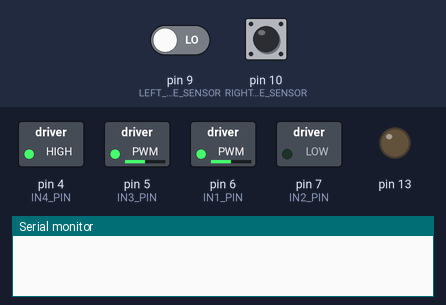
This sketch was run on a simulated Arduino Uno, built with avr-gcc and run on an emulated ATmega328P. On the bench: switched loads named in the sketch (green lamp = pin HIGH), output pins drawn as LEDs (lit = HIGH), the last lines printed to the serial monitor. Inputs (shaded band) come from the test bench; at power-on: pin 9 (LEFT_LINE_SENSOR) LOW, pin 10 (RIGHT_LINE_SENSOR) LOW.

Above: at 1.2 s.
1.3 s: pin 9 (LEFT_LINE_SENSOR) driven HIGH
At 2.3 s:
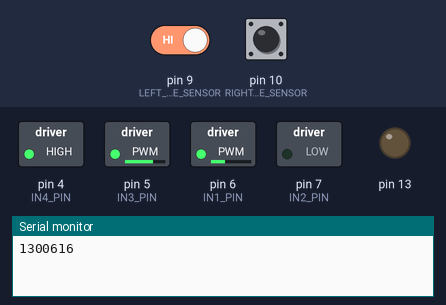
2.8 s: pin 10 (RIGHT_LINE_SENSOR) driven HIGH
At 3.4 s:
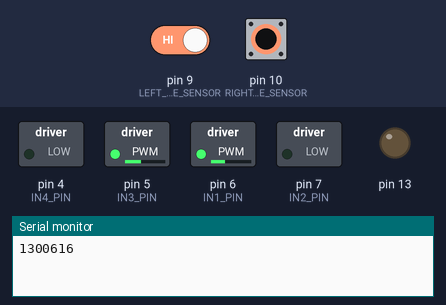
4.3 s: pin 10 (RIGHT_LINE_SENSOR) driven LOW
At 5.5 s:
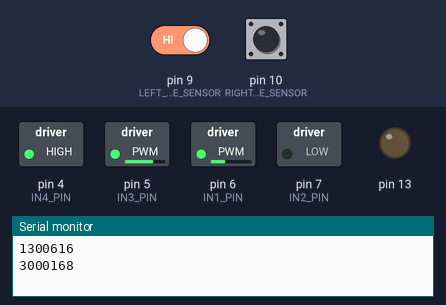
5.8 s: pin 9 (LEFT_LINE_SENSOR) driven LOW
At 6.9 s:
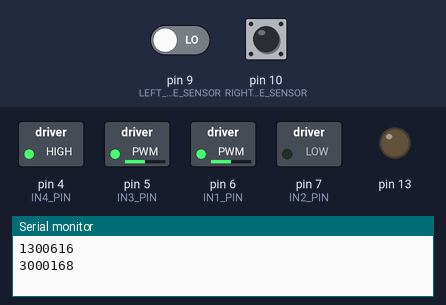
7.3 s: pin 9 (LEFT_LINE_SENSOR) driven HIGH and pin 10 (RIGHT_LINE_SENSOR) driven HIGH
At 8.0 s:
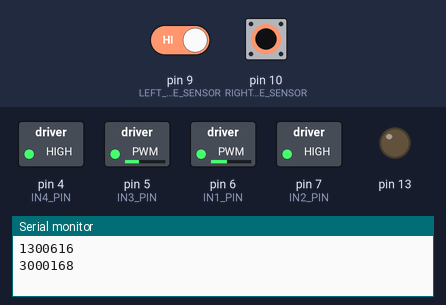
8.8 s: pin 10 (RIGHT_LINE_SENSOR) pulsed LOW 2 times (0.12 s each, 0.3 s apart)
At 9.6 s:
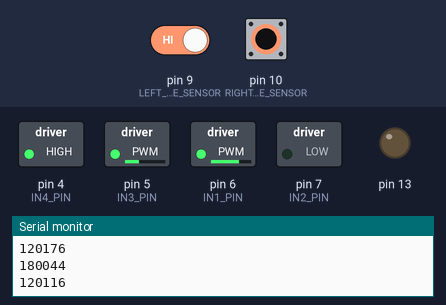
Timing chart, 0 to 11.8 s (numbered marks = the images above; inputs shaded):
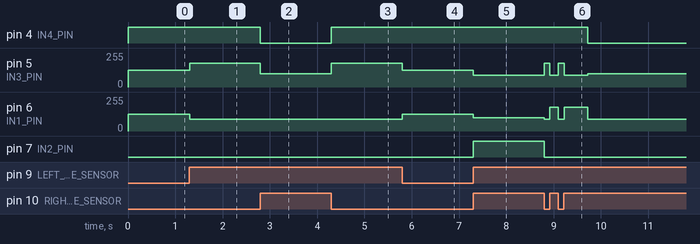

Measured:
- after the input at 1.3 s, pin 5 (IN3_PIN): 127/255 → 178/255 at once; pin 6 (IN1_PIN): 127/255 → 89/255 at once
- after the input at 2.8 s, pin 4 (IN4_PIN): HIGH → LOW at once; pin 5 (IN3_PIN): 178/255 → 101/255 at once
- after the input at 4.3 s, pin 4 (IN4_PIN): LOW → HIGH at once; pin 5 (IN3_PIN): 101/255 → 178/255 at once
- after the input at 5.8 s, pin 5 (IN3_PIN): 178/255 → 127/255 at once; pin 6 (IN1_PIN): 89/255 → 127/255 at once
- after the input at 7.3 s, pin 5 (IN3_PIN): 127/255 → 89/255 at once; pin 6 (IN1_PIN): 127/255 → 101/255 at once; pin 7 (IN2_PIN): LOW → HIGH at once
- after the input at 8.8 s, pin 4 (IN4_PIN): HIGH → LOW after 0.92 s; pin 5 (IN3_PIN): 89/255 → 178/255 at once, → 89/255 0.12 s later, → 178/255 0.18 s later, → 89/255 0.12 s later, … (5 changes in this stretch)

The sketch:

line_follower.ino
```cpp
#define WHITE 1
#define BLACK 0

#define LEFT 0
#define RIGHT 1
#define SHARP_LEFT 2
#define SHARP_RIGHT 3

#define TURN_AMOUNT 0.35
#define SHARP_TURN_AMOUNT 0.9

#define TIME_TO_FLIP 500000 // In microseconds
#define LAST_BLACK_TIME 250000

void setup() {
  Serial.begin(115200);
  move_setup();
  set_speed(1);
  pinMode(13, OUTPUT);

  line_sensor_setup();
}

int current_mode = RIGHT;
bool corner_mode = false;
long last_flip = micros();
long last_black = 0;

void loop() {
  long d = 1000;
  long current_time = micros();
  int prev_mode = current_mode;

  int left = read_left_sensor();
  int right = read_right_sensor();

  if (left == WHITE && right == WHITE) {
    if (current_time - last_flip > TIME_TO_FLIP) {
      if (current_mode <= RIGHT) {
        if (current_time - last_black < LAST_BLACK_TIME + TIME_TO_FLIP) {
          move_robot(0.5 - SHARP_TURN_AMOUNT, 0.35);
          current_mode = SHARP_LEFT;
          corner_mode = true;
        } else {
          move_robot(0.35, 0.5 - SHARP_TURN_AMOUNT);
          current_mode = SHARP_RIGHT;
          corner_mode = true;
        }
      }
    } else {
      move_robot(0.7, 0.7 - TURN_AMOUNT);
      current_mode = RIGHT;
    }
  } else if (left == WHITE && right == BLACK) {
    move_robot(0.7 - TURN_AMOUNT, 0.7);
    current_mode = LEFT;
    corner_mode = false;
  } else if (left == BLACK && right == BLACK) {
    if (current_mode <= RIGHT) {
      last_black = current_time;
      move_robot(0.5, 0.5); // forward
    }
  } else {
    //    move_robot(0.5 - TURN_AMOUNT, 0.5);
    //    current_mode = LEFT;
  }

  if (!corner_mode && prev_mode != current_mode) {
    Serial.println(current_time - last_flip);
    last_flip = current_time;
  }

  //  Serial.println(max(0, d - (micros() - startTime)));

  // We must delay in steps, since delayMicroseconds only accepts unsigned ints
  long t = min(65535, max(0, d - (long)(micros() - current_time)));
  do {
    delayMicroseconds(t);
    t = min(65535, max(0, d - (long)(micros() - current_time)));
  } while (t >= 65535);
}
```

line_sensor_functions.ino
```cpp
#define LEFT_LINE_SENSOR 9
#define RIGHT_LINE_SENSOR 10

void line_sensor_setup() {
  pinMode(LEFT_LINE_SENSOR, INPUT);
  pinMode(RIGHT_LINE_SENSOR, INPUT);
}

int read_left_sensor() {
  return digitalRead(LEFT_LINE_SENSOR);
}

int read_right_sensor() {
  return digitalRead(RIGHT_LINE_SENSOR);
}
```

move_functions.ino
```cpp
#define IN1_PIN 6
#define IN2_PIN 7
#define IN3_PIN 5
#define IN4_PIN 4

float speed_multiplier = 1; // Max speed = 1, min speed = 0

void move_setup() {
  pinMode(IN1_PIN, OUTPUT);
  digitalWrite(IN1_PIN, LOW); // When not sending PWM, we want it low
  pinMode(IN2_PIN, OUTPUT);
  digitalWrite(IN2_PIN, LOW); // When not sending PWM, we want it low
  pinMode(IN3_PIN, OUTPUT);
  digitalWrite(IN3_PIN, LOW); // When not sending PWM, we want it low
  pinMode(IN4_PIN, OUTPUT);
  digitalWrite(IN4_PIN, LOW); // When not sending PWM, we want it low
}

void move_robot(float leftSpeed, float rightSpeed) {
  // Move function: leftSpeed and rightSpeed from -1 to 1, 0 is no movement
  leftSpeed = constrain(leftSpeed, -1, 1);
  rightSpeed = constrain(rightSpeed, -1, 1);

  leftSpeed *= speed_multiplier;
  rightSpeed *= speed_multiplier;

  leftSpeed *= 255; // get into range of analogWrite
  rightSpeed *= 255;

  float pin1 = 0, pin3 = 0;
  int pin2 = 0, pin4 = 1;

  if(leftSpeed > 0) pin1 = leftSpeed;
  else {
    pin1 = -1 * leftSpeed;
    pin2 = 1;
  }

  if(rightSpeed > 0) pin3 = rightSpeed;
  else {
    pin3 = -1 * rightSpeed;
    pin4 = 0;
  }

  analogWrite(IN1_PIN, (int)pin1);
  digitalWrite(IN2_PIN, (int)pin2);
  analogWrite(IN3_PIN, (int)pin3);
  digitalWrite(IN4_PIN, (int)pin4);
}

void set_speed(float speed) {
  // speed is a float between 0 and 1
  speed_multiplier = constrain(speed, 0, 1);
}

void forward() {
  move_robot(1, 1);
}

void backward() {
  move_robot(-1, -1);
}

void stop() {
  move_robot(0, 0);
}

void sharp_left() {
  move_robot(-1, 1);
}

void sharp_right() {
  move_robot(1, -1);
}

void pivot_left() {
  move_robot(0 , 1);
}

void pivot_right() {
  move_robot(1, 0);
}
```
